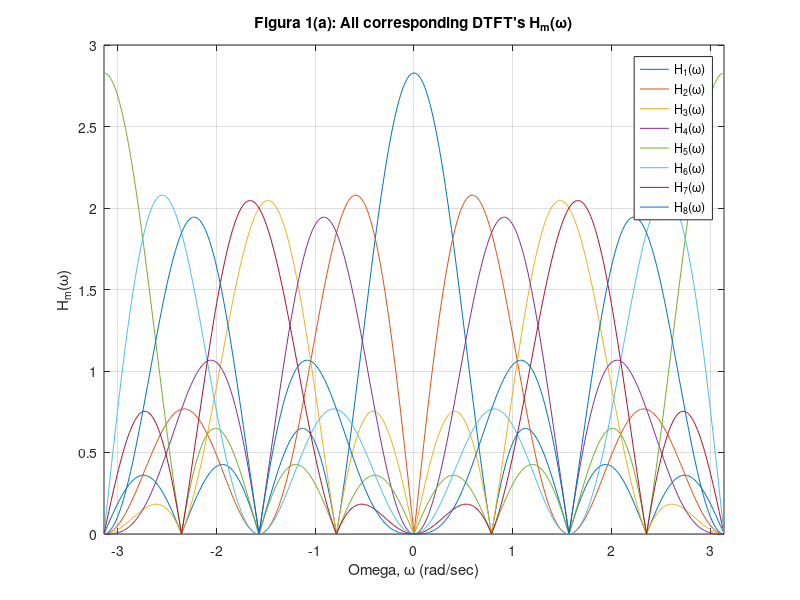
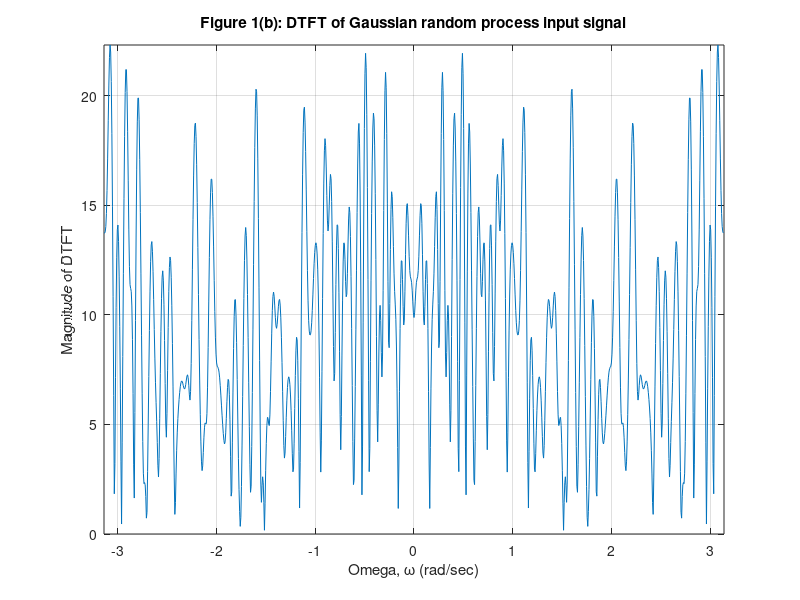
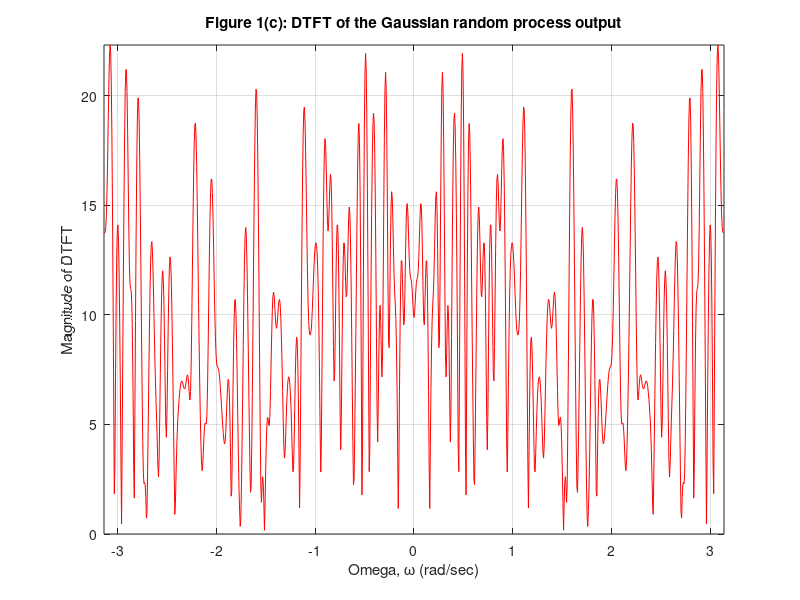

Source code (MATLAB) for these figures, in order:
%-----------------------------%
%         Sean Hwang          %
% ECE 538 - MATLAB Project 2  %
%     Source Code File        %
%-----------------------------%

clc
clf 
clear all
close all 

% A) h_0 = {1/sqrt(2), 1/sqrt(2)} ,, h_1 = {1/sqrt(2), -1/sqrt(2)} 

% Setting up M=8 channel DFT filter bank 
M = 8; 
h0 = [1 1] / sqrt(2); 
h1 = [1 -1] / sqrt(2); 
h00 = [1 0 1] / sqrt(2); 
h10 = [1 0 -1] / sqrt(2); 
h000 = [1 0 0 0 1] / sqrt(2); 
h100 = [1 0 0 0 -1] / sqrt(2); 


H_temp = conv(h0, h00); 
H(1,:) = conv(H_temp, h000); G(1,:) = H(1, :); 
H(2,:) = conv(H_temp, h100); G(2,:) = -H(2, :); 

H_temp = conv(h0, h10);
H(3,:) = conv(H_temp, h000); G(3,:) = -H(3, :); 
H(4,:) = conv(H_temp, h100); G(4,:) = H(4, :); 

H_temp = conv(h1, h00);
H(5,:) = conv(H_temp, h000); G(5,:) = -H(5, :); 
H(6,:) = conv(H_temp, h100); G(6,:) = H(6, :); 

H_temp = conv(h1, h10);
H(7,:) = conv(H_temp, h000); G(7,:) = H(7, :); 
H(8,:) = conv(H_temp, h100); G(8,:) = -H(8, :); 

% i) All corresponding DTFT's H_m(w) 

h_m(1,:)=abs(fftshift(fft(H(1,:),512)));
h_m(2,:)=abs(fftshift(fft(H(2,:),512)));
h_m(3,:)=abs(fftshift(fft(H(3,:),512)));
h_m(4,:)=abs(fftshift(fft(H(4,:),512)));
h_m(5,:)=abs(fftshift(fft(H(5,:),512)));
h_m(6,:)=abs(fftshift(fft(H(6,:),512)));
h_m(7,:)=abs(fftshift(fft(H(7,:),512)));
h_m(8,:)=abs(fftshift(fft(H(8,:),512)));

domega = 2 * pi / 512; 
omega = -pi:domega:pi-domega; 

figure(1) %Figure 1(a)  
plot(omega, h_m(1,:), ... 
     omega, h_m(2,:), ... 
     omega, h_m(3,:), ... 
     omega, h_m(4,:), ... 
     omega, h_m(5,:), ... 
     omega, h_m(6,:), ... 
     omega, h_m(7,:), ... 
     omega, h_m(8,:)); 
axis([-pi pi 0 3]); 
title('Figura 1(a): All corresponding DTFT''s H_m(\omega)')
ylabel('H_m(\omega)'); 
xlabel('Omega, \omega (rad/sec)');
legend('H_1(\omega)', 'H_2(\omega)', ...
       'H_3(\omega)', 'H_4(\omega)', ...
       'H_5(\omega)', 'H_6(\omega)', ...
       'H_7(\omega)', 'H_8(\omega)'); 
grid on

%ii) 8x8 matrix HH^H 

table1 = H*H'; 
table1 = round(table1)

% table1 =
% 
%      1     0     0     0     0     0     0     0
%      0     1     0     0     0     0     0     0
%      0     0     1     0     0     0     0     0
%      0     0     0     1     0     0     0     0
%      0     0     0     0     1     0     0     0
%      0     0     0     0     0     1     0     0
%      0     0     0     0     0     0     1     0
%      0     0     0     0     0     0     0     1

%iii) DTFT of the Gaussian random process input signal 

x = randn(1,128); 

for m = 1:M
    W(m,:) = conv(x,H(m,:));
    X(m,:) = W(m,1:M:length(W(m,:)));
end

for m = 1:M
    Z(m,:) = zeros(1,M*length(X(m,:)));
    Z(m,1:M:length(Z(m,:))) = X(m,:);
    Y(m,:) = conv(Z(m,:),G(m,:));
end

y = zeros(1,length(Y(1,:)));

for m = 1:M
    y = y+Y(m,:);
end

domega = 2*pi/1024;
omega = -pi:domega:pi-domega;

yf1 = abs(fftshift(fft(x,1024)));
yf2 = abs(fftshift(fft(y,1024)));

figure(2) %Figure 1(b) 
plot(omega, yf1)
axis([-pi pi 0 max(yf1)]) 
xlabel('Omega, \omega (rad/sec)');
ylabel('Magnitude of DTFT') 
title('Figure 1(b): DTFT of Gaussian random process input signal') 
grid on 

%iv) DTFT of the corresponding output of the filter 

figure(3) %Figure 1(c) 
plot(omega, yf2, 'r')
axis([-pi pi 0 max(yf2)]) 
xlabel('Omega, \omega (rad/sec)');
ylabel('Magnitude of DTFT') 
title('Figure 1(c): DTFT of the Gaussian random process output') 
grid on 


% B) h_0 = h ,, h_1 = (-1)^n * h_0 

N = 16; 
beta = 0.35; 
n = -N:(N-1);
n = n+0.5;

h = 2 * beta * cos((1+beta)*pi*n/2)./(pi*(1-4*beta^2*n.^2));
h = h + sin((1-beta)*pi*n/2)./(pi*(n-4*beta^2*n.^3));
h = h * sqrt(2); 

h0 = h;
h1 = (-1).^(0:(length(n)-1)).*h; 
h00 = zeros(1,2*length(h)); 
h10 = h00;
h00(1,1:2:length(h00)) = h0;
h10(1,1:2:length(h10)) = h1;
h000 = zeros(1,4*length(h)); 
h100 = h000;
h000(1,1:4:length(h000)) = h0;
h100(1,1:4:length(h100)) = h1; 

H_tempB = conv(h0, h00); 
H_B(1,:) = conv(H_tempB, h000); G_B(1,:) = H_B(1, :); 
H_B(2,:) = conv(H_tempB, h100); G_B(2,:) = -H_B(2, :); 

H_tempB = conv(h0, h10);
H_B(3,:) = conv(H_tempB, h000); G_B(3,:) = -H_B(3, :); 
H_B(4,:) = conv(H_tempB, h100); G_B(4,:) = H_B(4, :); 

H_tempB = conv(h1, h00);
H_B(5,:) = conv(H_tempB, h000); G_B(5,:) = -H_B(5, :); 
H_B(6,:) = conv(H_tempB, h100); G_B(6,:) = H_B(6, :); 

H_tempB = conv(h1, h10);
H_B(7,:) = conv(H_tempB, h000); G_B(7,:) = H_B(7, :); 
H_B(8,:) = conv(H_tempB, h100); G_B(8,:) = -H_B(8, :); 

% i) All corresponding DTFT's h_mB(w) 

h_mB(1,:)=abs(fftshift(fft(H_B(1,:),512)));
h_mB(2,:)=abs(fftshift(fft(H_B(2,:),512)));
h_mB(3,:)=abs(fftshift(fft(H_B(3,:),512)));
h_mB(4,:)=abs(fftshift(fft(H_B(4,:),512)));
h_mB(5,:)=abs(fftshift(fft(H_B(5,:),512)));
h_mB(6,:)=abs(fftshift(fft(H_B(6,:),512)));
h_mB(7,:)=abs(fftshift(fft(H_B(7,:),512)));
h_mB(8,:)=abs(fftshift(fft(H_B(8,:),512))); 
